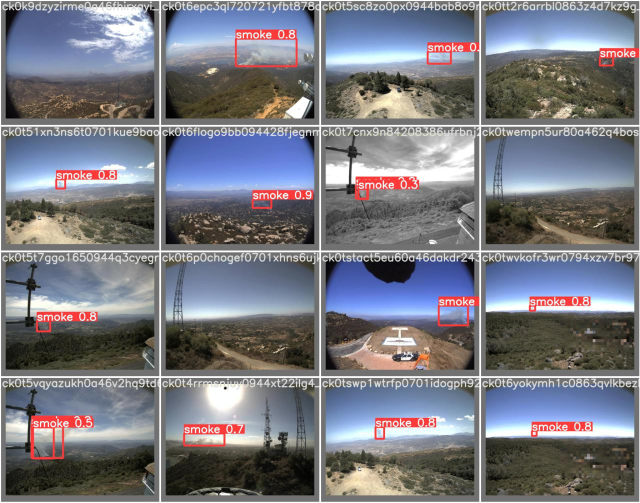
#> input picture CNN Weights/YOLOv5 Best Run/test_batch0_pred.jpg, 1280 x 1005 px, given in place of the camera (shown at 1/2 size)
$ python cv_fire_by_colour.py
#> lines starting #> are read from the running program, lines starting #| are printed output that depends on the picture; after the words box and inside, x2 and y2 are one past the last pixel; in counts of white or black regions, pixels touching at a corner belong together
import cv2
import numpy as np
import playsound
import matplotlib.pyplot as plt

fire_alarm = 0
alarm = False

# video = cv2.VideoCapture("test_fire.mp4")
# video = cv2.VideoCapture("test_no_fire.mp4")
# video = cv2.VideoCapture("cat.mp4")
video = cv2.VideoCapture(0)

def sound_alarm():
    playsound.playsound("alarm.wav")


while True:
    ret, frame = video.read()
#> frame is the input picture: shape (1005, 1280, 3); mean B, G, R 129, 120.9, 120
    frame = cv2.resize(frame, (1000,600))
#> frame: shape (600, 1000, 3)
    blur = cv2.GaussianBlur(frame, (15,15), 0)
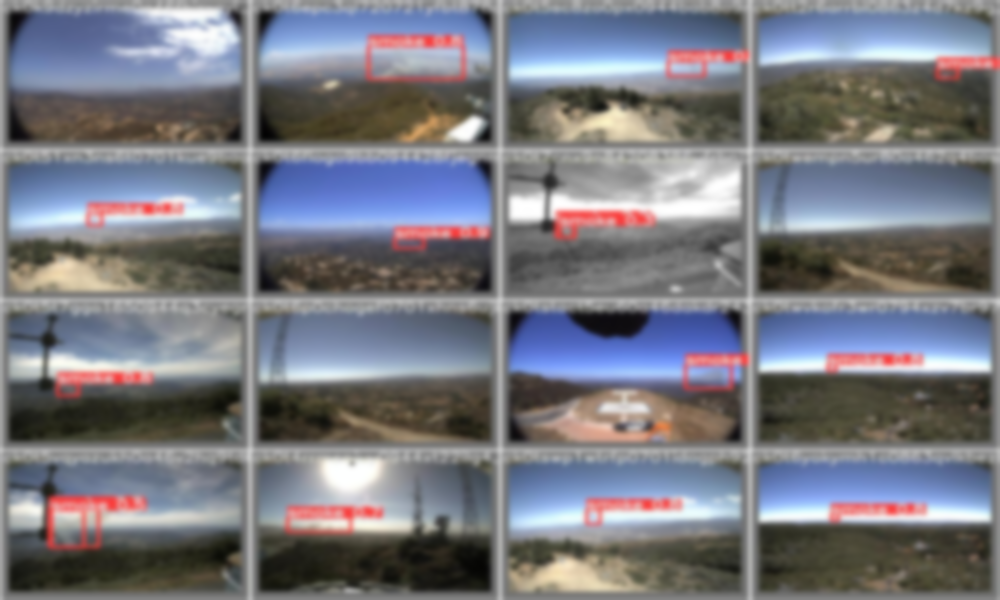
#> blur: shape (600, 1000, 3); mean B, G, R 128.7, 120.6, 119.6
    # Thermal View
    hsv = cv2.cvtColor(blur, cv2.COLOR_BGR2HSV)
#> hsv: shape (600, 1000, 3); mean H, S, V 63.6, 51.3, 138.6

    lower = [20, 35, 35]
    upper = [35, 255, 255]
    lower = np.array(lower, dtype="uint8")
    upper = np.array(upper, dtype="uint8")
    mask = cv2.inRange(hsv, lower, upper)
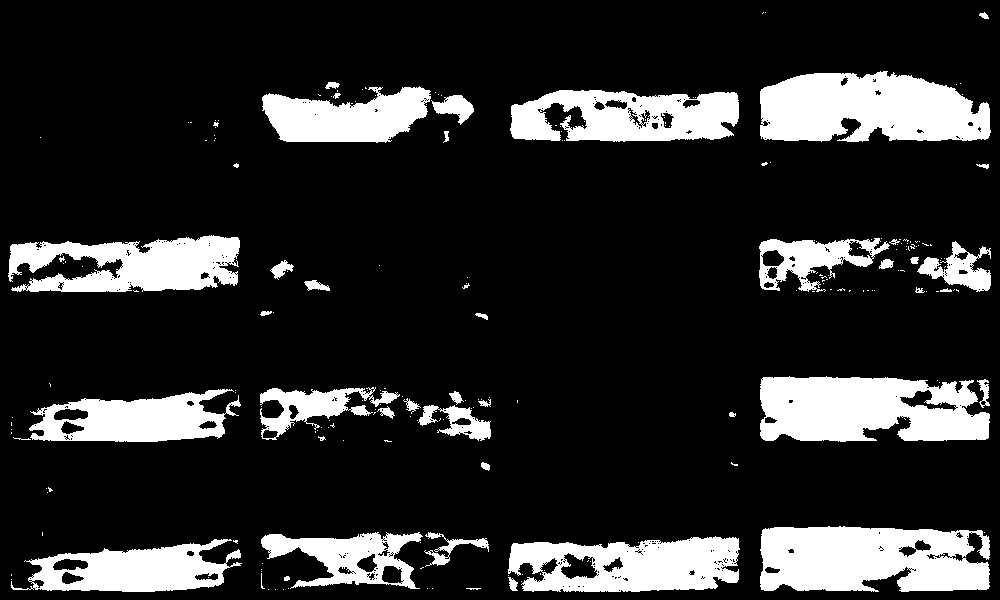
#> mask: shape (600, 1000); 17% white; 213 white regions (170 under 20 px), largest, box (x1, y1, x2, y2) and area: (760, 71, 991, 142) 12944, (760, 526, 990, 592) 12729, (760, 376, 990, 442) 12193

    output = cv2.bitwise_and(frame, hsv, mask=mask)
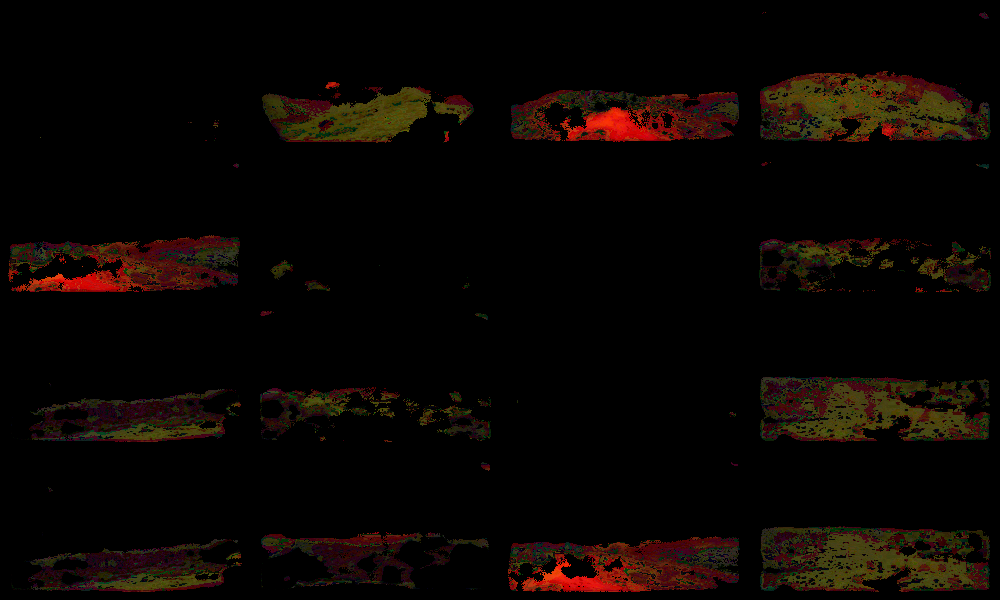
#> output: shape (600, 1000, 3); mean B, G, R 2.4, 5.4, 10.4

    # pixel detection
    total = cv2.countNonZero(mask)
#> total = 102245

    if int(total) > 30000:
        print ("fire detected")
        fire_alarm += 1

        if fire_alarm > 10:
            if alarm == False:
                # sound_alarm()
                alarm = True


    if ret == False:
        break

    if cv2.waitKey(10) == 27 :

#> (key q is pressed here)
        break


    gray=cv2.cvtColor(frame,cv2.COLOR_BGR2GRAY)
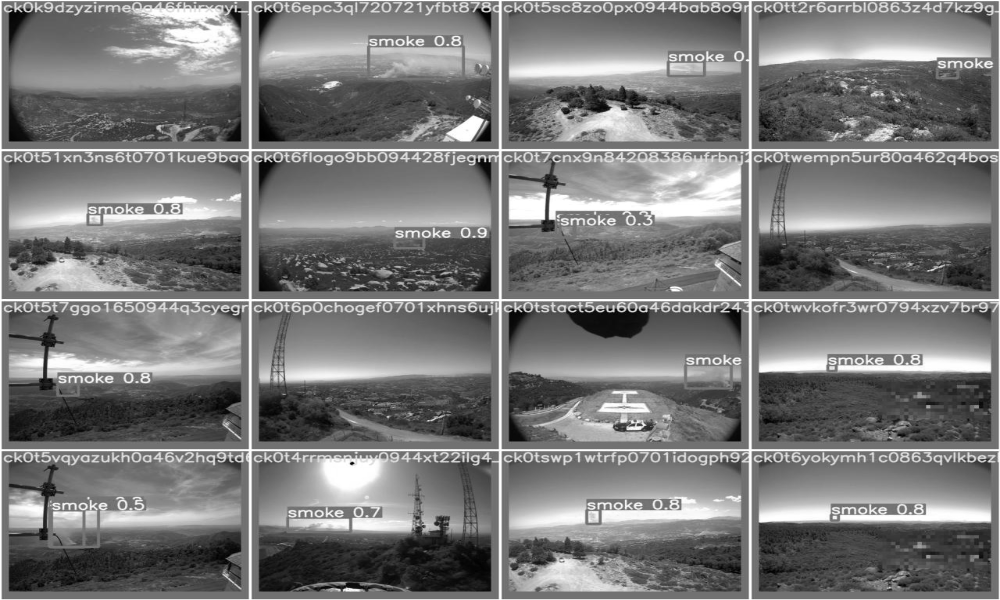
#> gray: shape (600, 1000); min 0, max 255, mean 121.5
    ret, thresh = cv2.threshold(gray, 200, 255, 0)
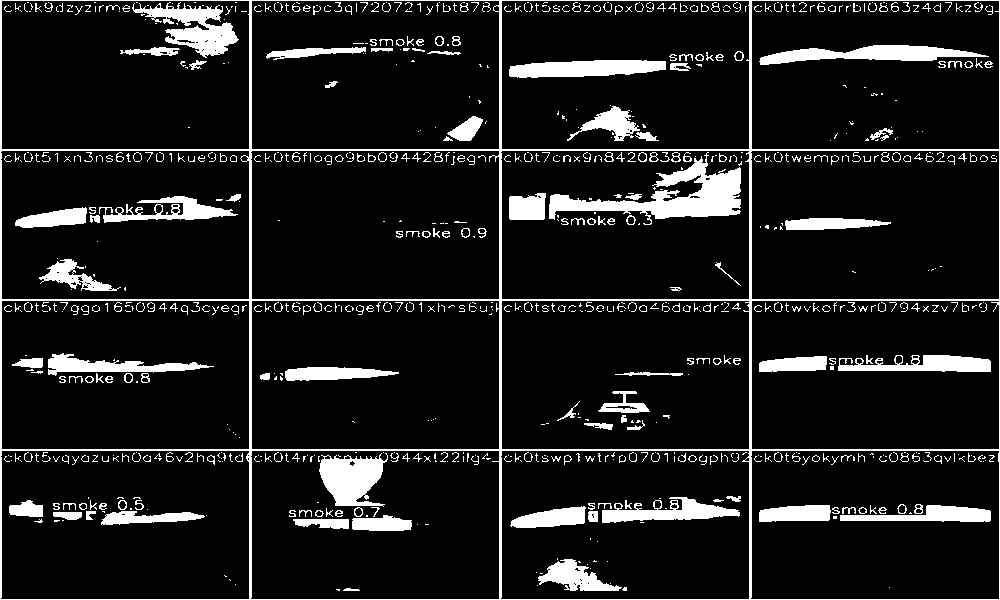
#> thresh: shape (600, 1000); 10.8% white; 857 white regions (570 under 20 px)
    contours, hierarchy = cv2.findContours(thresh,cv2.RETR_LIST,cv2.CHAIN_APPROX_SIMPLE)[-2:]
#> contours = 1064 contours, 839 with area under 20; largest, box (x1, y1, x2, y2) and area: (0, 0, 1000, 600) 598401, (750, 150, 1000, 300) 36952, (250, 450, 500, 600) 36952, (1, 300, 250, 450) 36950, (751, 0, 1000, 150) 36949

    for cnt in contours:
        x,y,w,h = cv2.boundingRect(cnt)
        cv2.rectangle(frame,(x,y),(x+w,y+h),(200,0,0),2)
#> this loop made 1064 passes
#> (x, y, w, h) on passes 1 to 3: (336, 589, 4, 2), (343, 588, 17, 3), (889, 587, 1, 1)
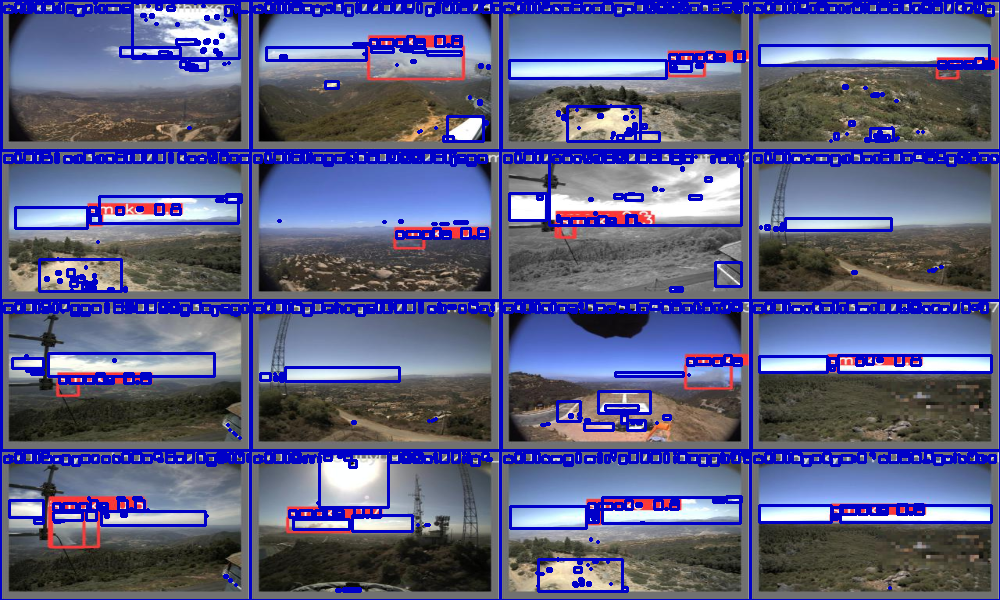
#> frame: shape (600, 1000, 3); mean B, G, R 133.1, 95.6, 93.6

    label = "Fire!"
    label2 = "No Fire Detected..."
    # Change rendered video her
    if fire_alarm > 10:
        frame = cv2.putText(frame, label, (30, 100),
            cv2.FONT_HERSHEY_COMPLEX, 3, (0, 0, 255), 2)
    else:
        frame = cv2.putText(frame, label2, (10, 25),
            cv2.FONT_HERSHEY_COMPLEX, 0.7, (0, 255, 0), 2)
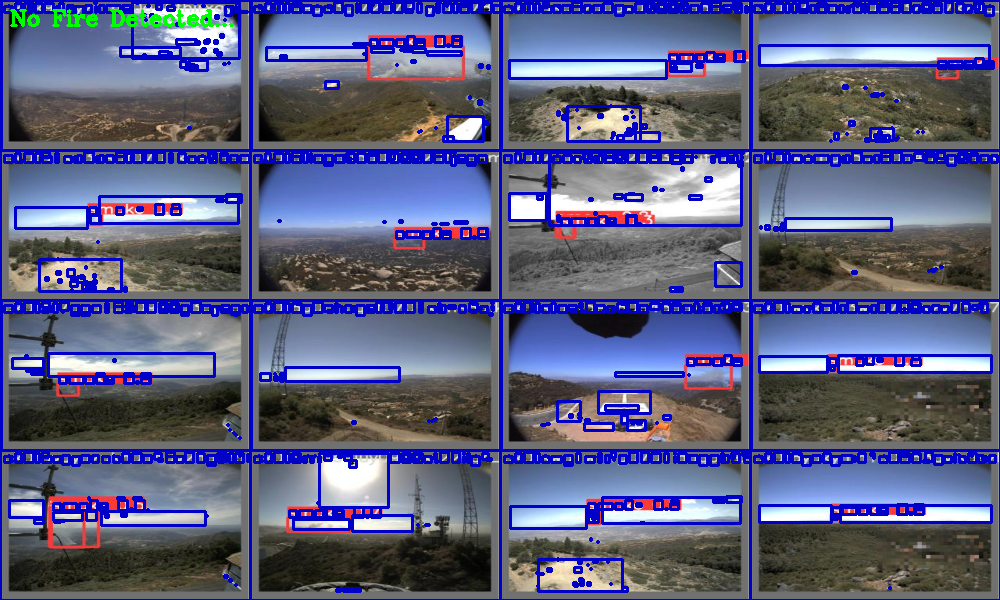
#> frame: shape (600, 1000, 3); 0.27% of pixels changed, all inside (x1, y1, x2, y2) = (10, 9, 234, 27)

    cv2.imshow("Basic CV Detector", frame)
    if cv2.waitKey(1) & 0xFF == ord("q"):
#> (key q is pressed here)
        break

cv2.destroyAllWindows()
video.release()

$ run again, on CNN Weights/YOLOv5 Best Run/test_batch1_pred.jpg
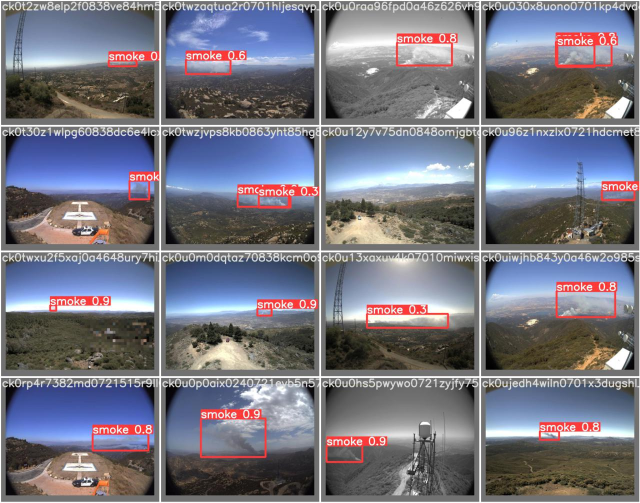
#> input picture CNN Weights/YOLOv5 Best Run/test_batch1_pred.jpg, 1280 x 1005 px, given in place of the camera (shown at 1/2 size)
#> frame is the input picture: shape (1005, 1280, 3); mean B, G, R 129.6, 117.8, 117.9
#> hsv: shape (600, 1000, 3); mean H, S, V 64.2, 54.6, 139.4
#> `mask = cv2.inRange(hsv, lower, upper)`:
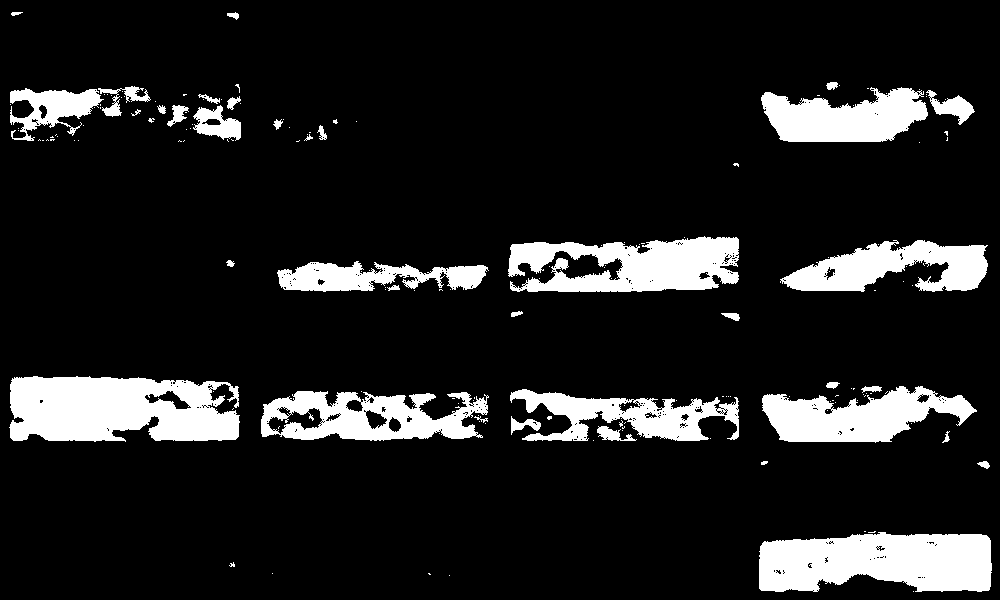
#> mask: shape (600, 1000); 12.7% white; 167 white regions (131 under 20 px), largest, box (x1, y1, x2, y2) and area: (9, 376, 240, 442) 12538, (759, 532, 992, 592) 11533, (508, 236, 739, 292) 9076
#> total = 76417
#> thresh: shape (600, 1000); 9.1% white; 954 white regions (638 under 20 px)
#> contours = 1130 contours, 900 with area under 20; largest, box (x1, y1, x2, y2) and area: (0, 0, 1000, 600) 598401, (500, 450, 750, 600) 36952, (0, 450, 250, 600) 36952, (750, 450, 1000, 600) 36952, (501, 300, 750, 450) 36950
#> the loop `for cnt in contours:` made 1130 passes
#> (x, y, w, h) on passes 1 to 3: (649, 588, 4, 3), (620, 588, 1, 1), (625, 587, 1, 1)
#> `frame = cv2.putText(frame, label2, (10, 25), cv2.FONT_HERSHEY_COMPLEX,..`:
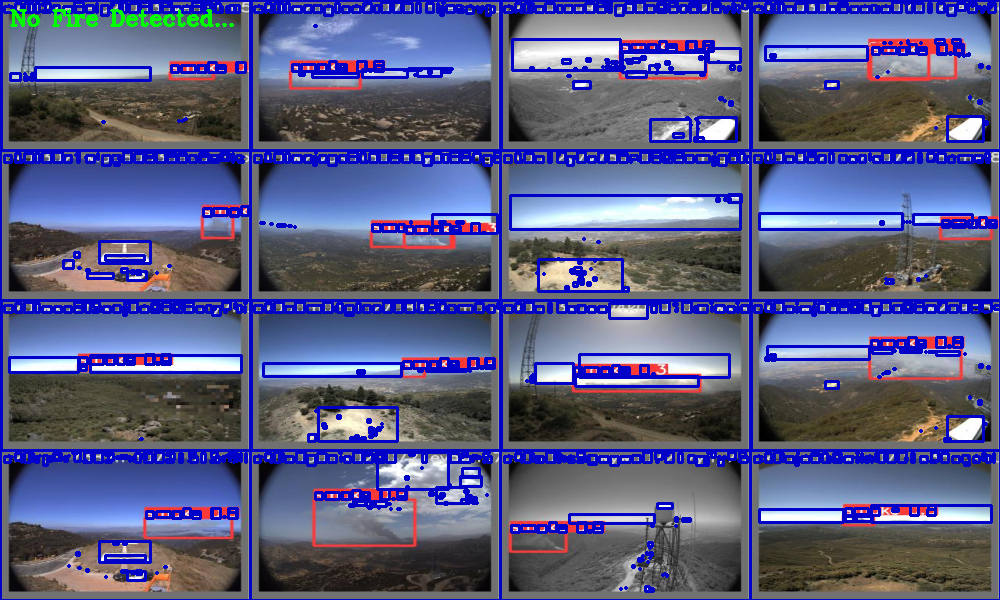
#> frame: shape (600, 1000, 3); mean B, G, R 133.4, 93.3, 91.2

$ run again, on CNN Weights/YOLOv5 Best Run/test_batch2_pred.jpg
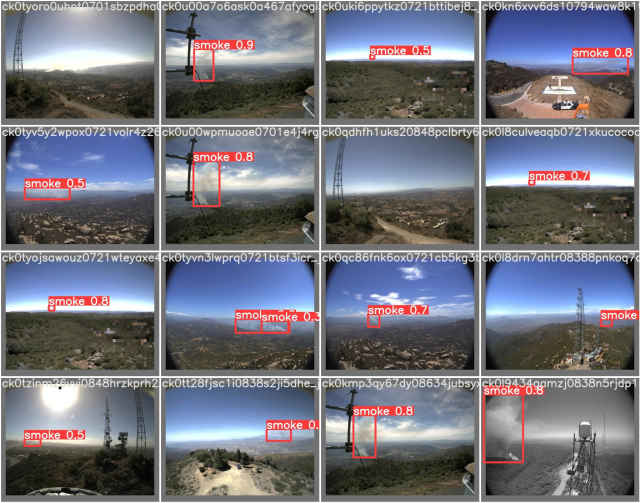
#> input picture CNN Weights/YOLOv5 Best Run/test_batch2_pred.jpg, 1280 x 1005 px, given in place of the camera (shown at 1/2 size)
#> frame is the input picture: shape (1005, 1280, 3); mean B, G, R 125.3, 114.6, 113.4
#> hsv: shape (600, 1000, 3); mean H, S, V 66, 53.2, 133.8
#> `mask = cv2.inRange(hsv, lower, upper)`:
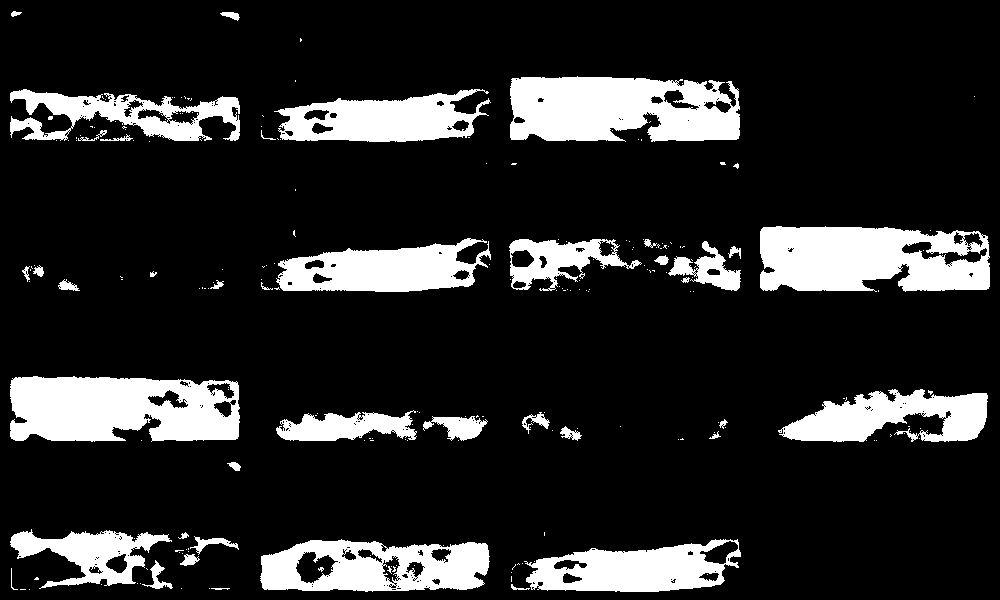
#> mask: shape (600, 1000); 15.8% white; 222 white regions (180 under 20 px), largest, box (x1, y1, x2, y2) and area: (10, 376, 240, 442) 12606, (510, 76, 740, 142) 12480, (760, 226, 990, 292) 12411
#> total = 95095
#> thresh: shape (600, 1000); 9.3% white; 902 white regions (603 under 20 px)
#> contours = 1059 contours, 835 with area under 20; largest, box (x1, y1, x2, y2) and area: (0, 0, 1000, 600) 598401, (750, 450, 1000, 600) 36954, (500, 150, 750, 300) 36952, (250, 150, 500, 300) 36952, (0, 450, 250, 600) 36952
#> the loop `for cnt in contours:` made 1059 passes
#> (x, y, w, h) on passes 1, 4, 5: (364, 590, 1, 1), (85, 589, 5, 2), (899, 588, 4, 3)
#> `frame = cv2.putText(frame, label2, (10, 25), cv2.FONT_HERSHEY_COMPLEX,..`:
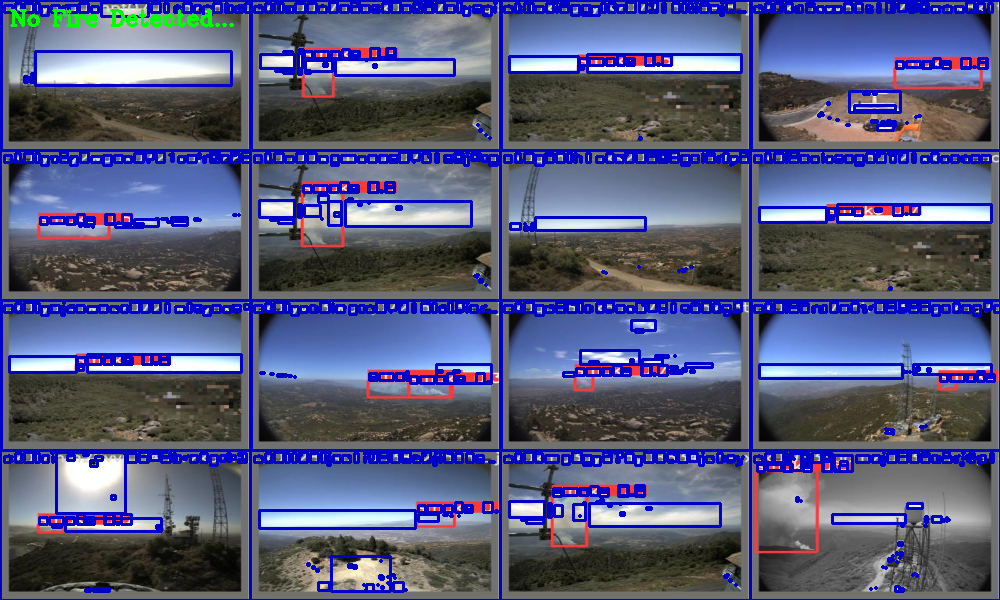
#> frame: shape (600, 1000, 3); mean B, G, R 128.6, 91, 87.6

$ run again, on CNN Weights/YOLOv5 Best Run/train_batch0.jpg
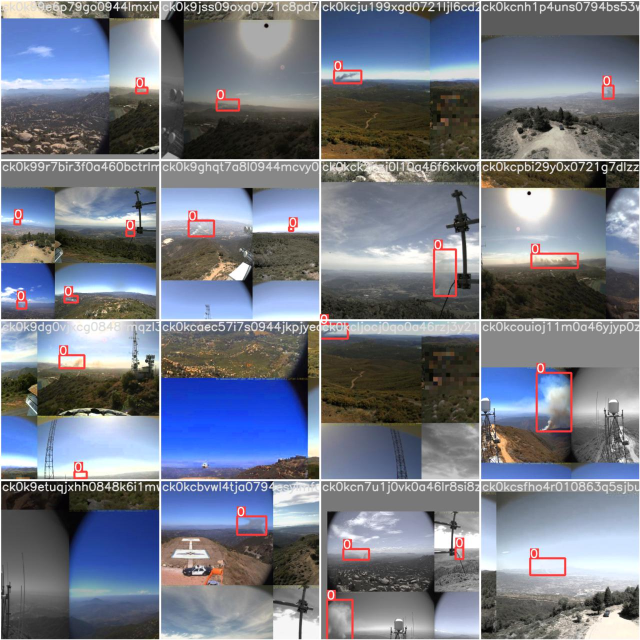
#> input picture CNN Weights/YOLOv5 Best Run/train_batch0.jpg, 1280 x 1280 px, given in place of the camera (shown at 1/2 size)
#> frame is the input picture: shape (1280, 1280, 3); mean B, G, R 133.7, 121.3, 116.5
#> hsv: shape (600, 1000, 3); mean H, S, V 65.7, 56.5, 141
#> mask: shape (600, 1000); 12.7% white; 213 white regions (157 under 20 px), largest, box (x1, y1, x2, y2) and area: (479, 302, 748, 408) 15262, (500, 82, 749, 151) 12683, (0, 339, 247, 396) 8546
#> total = 76297
#> thresh: shape (600, 1000); 13.1% white; 886 white regions (700 under 20 px)
#> contours = 1043 contours, 885 with area under 20; largest, box (x1, y1, x2, y2) and area: (0, 0, 1000, 600) 478751, (250, 0, 500, 151) 37225, (750, 0, 1000, 151) 37012, (750, 150, 1000, 301) 36920, (500, 300, 750, 451) 36826
#> the loop `for cnt in contours:` made 1043 passes
#> (x, y, w, h) on passes 2, 3, 9: (207, 599, 1, 1), (150, 599, 1, 1), (296, 597, 5, 3)
#> `frame = cv2.putText(frame, label2, (10, 25), cv2.FONT_HERSHEY_COMPLEX,..`:
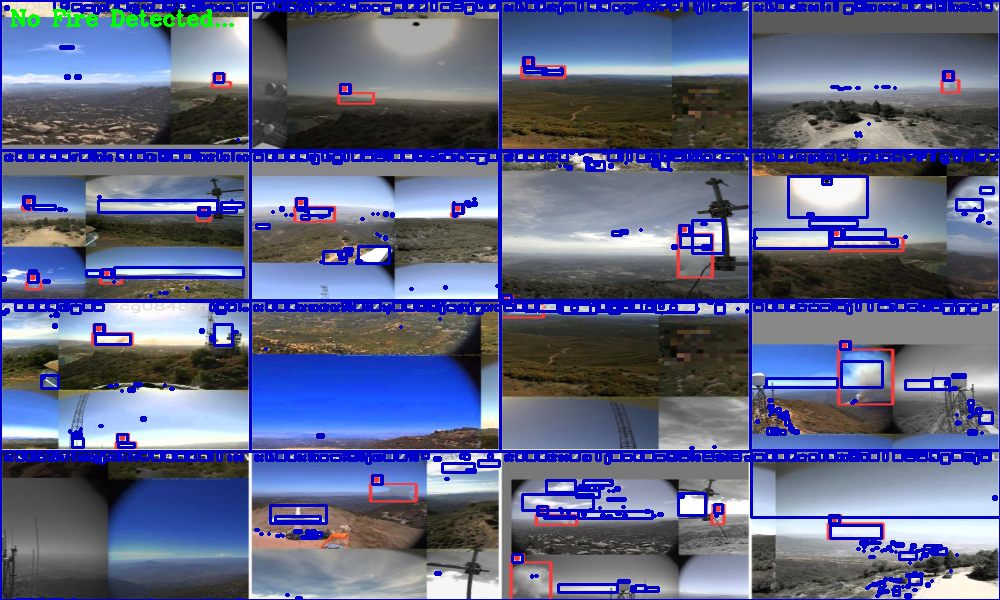
#> frame: shape (600, 1000, 3); mean B, G, R 136.2, 102, 96.1
